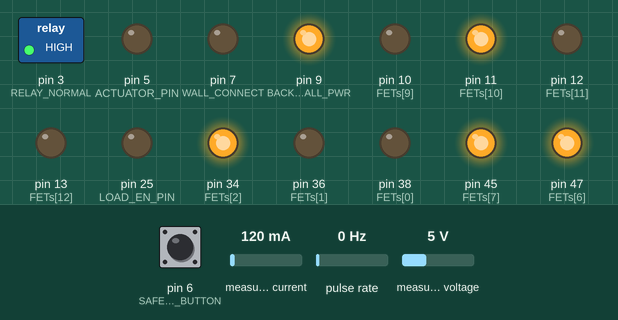
Recording of a sketch running on a simulated Arduino Mega 2560, built with avr-gcc and run on an emulated ATmega2560. Parts: switched loads named in the sketch (green lamp = pin HIGH), output pins drawn as LEDs (lit = HIGH). Wiring (inferred from the names in the program): pulse sensor: data pin 2. Dashed ring = blinking. The test bench sets the inputs (shaded band); at power-on: pin 6 (SAFETY_BUTTON) HIGH, measured current 120 mA, pulse rate 0 Hz, measured voltage 5 V. Pins used as bus, display or sensor lines are not drawn; what the sketch prints to the serial monitor is not drawn.

Above: at 1.2 s.
1.3 s: pin 6 (SAFETY_BUTTON) pulled LOW for 0.15 s
At 3.2 s:
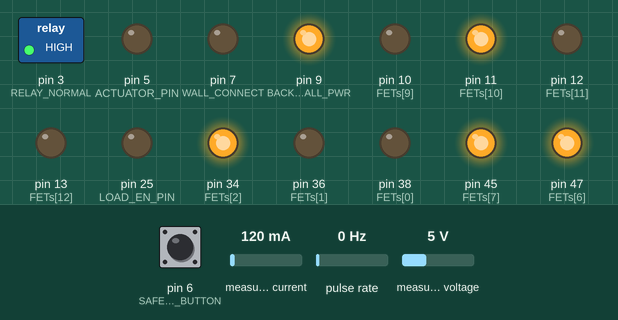
6.3 s: pin 6 (SAFETY_BUTTON) pulled LOW for 1 s
At 7.2 s:
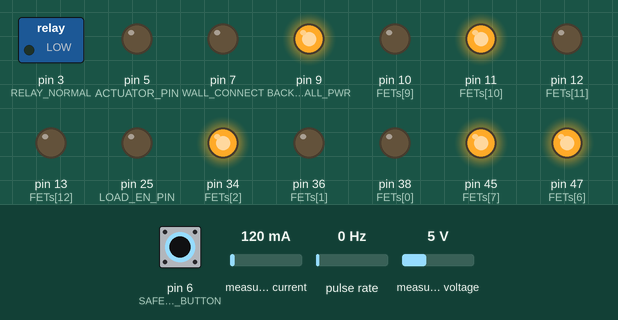
8.9 s: pin 6 (SAFETY_BUTTON) pulsed LOW 5 times (0.12 s each, 0.3 s apart)
At 11.1 s:
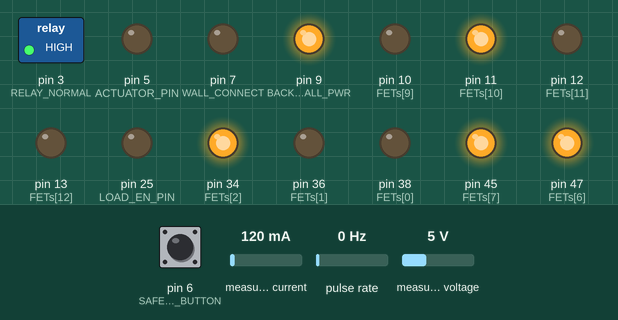
11.9 s: pin 6 (SAFETY_BUTTON) driven LOW
At 13.0 s:
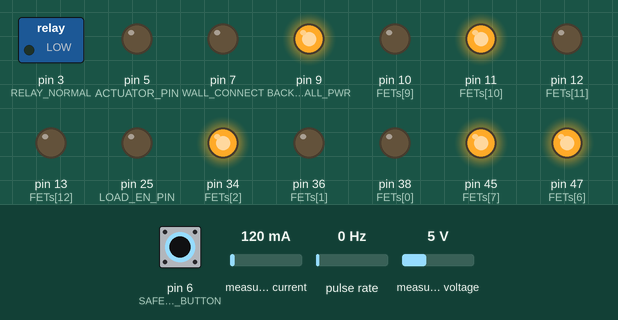
Timing chart, 0 to 14.9 s (numbered marks = the images above; inputs shaded):
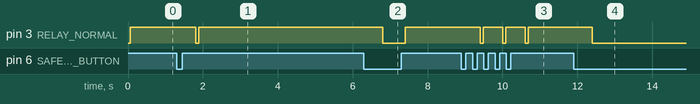

The sketch:

step03_CWC25_final.ino
```cpp
// Combined step02 and step03 Arduino sketch with PID control for load resistance based on measured V/I
// Merged and extended on 2025-05-14

#include <Adafruit_INA260.h>
#include "resistor_lookup.h"

// Calculate lookup table size
static const int resistorLookupSize = sizeof(resistorLookup) / sizeof(resistorLookup[0]);

// ---------------------- USER CONFIG ------------------------
const float r_loads[]      = {2};
const uint8_t NUM_LOADS    = sizeof(r_loads) / sizeof(r_loads[0]);

// PID parameters for resistance control
const double Kp = 0.5;    // proportional gain
const double Ki = 0.1;    // integral gain
const double Kd = 0.05;   // derivative gain
const unsigned long pidIntervalMs = 200;  // PID update interval (ms)

// ---------------------- PIN DEFINITIONS -------------------
const int ENCODER_PIN      = 2;
const int ACTUATOR_PIN     = 5;
const int LOAD_EN_PIN      = 25;  // enable variable-load control
const int SAFETY_BUTTON    = 6;   // emergency stop button
const int WALL_CONNECT     = 7;   // secondary safety output
const int BACKUP_WALL_PWR  = 9;   // backup power sense
const int RELAY_NORMAL     = 3;
const int RELAY_SAFETY     = 2;
const int relay_delay      = 50;

const int NUM_FETS = 13;
const int FETs[NUM_FETS] = {38, 36, 34, 53, 51, 49, 47, 45, 9, 10, 11, 12, 13};

// ---------------------- GLOBAL VARS -----------------------
Adafruit_INA260 ina260;
volatile unsigned long pulseCount = 0;
const double eventsPerRevolution = 2 * 48.0;
double measuredRPM = 0;
unsigned long lastPidTime = 0;
double prevError = 0, integralErr = 0;
double currentSetR = r_loads[0];
volatile bool emergencyState = false;
int prevBackupState = HIGH;
unsigned long lastRpmCalc = 0;

// Sensor data structure
struct SensorData {
  float voltage;
  float current;
  float power;
  float rpm;
  float load_ohm;
  float measured_ohm;
};

// --------------------------- SETUP --------------------------
void setup() {
  Serial.begin(115200);

  // Encoder for logging
  pinMode(ENCODER_PIN, INPUT_PULLUP);
  attachInterrupt(digitalPinToInterrupt(ENCODER_PIN), updateEncoder, RISING);

  pinMode(ACTUATOR_PIN, OUTPUT);
  pinMode(LOAD_EN_PIN, OUTPUT);
  pinMode(SAFETY_BUTTON, INPUT_PULLUP);
  pinMode(WALL_CONNECT, OUTPUT);
  pinMode(BACKUP_WALL_PWR, INPUT_PULLUP);

  pinMode(RELAY_NORMAL, OUTPUT);
  pinMode(RELAY_SAFETY, OUTPUT);
  digitalWrite(RELAY_NORMAL, LOW);
  digitalWrite(RELAY_SAFETY, LOW);

  for (int i = 0; i < NUM_FETS; i++) {
    pinMode(FETs[i], OUTPUT);
    digitalWrite(FETs[i], LOW);
  }

  if (!ina260.begin()) {
    Serial.println("Error: INA260 not detected!");
    while (1);
  }

  lastPidTime   = millis();
  lastRpmCalc   = millis();

  // Initialize load
  applyBestResistance(currentSetR);
}

// ----------------------------- LOOP ------------------------
void loop() {
  unsigned long now = millis();

  // Safety check
  emergencyState = (digitalRead(SAFETY_BUTTON) == LOW);
  int backupState = digitalRead(BACKUP_WALL_PWR);
  if (backupState == LOW && prevBackupState == HIGH) {
    Serial.println("Backup power lost: braking");
    brakeTasks();
  }
  prevBackupState = backupState;

  if (emergencyState) {
    brakeTasks();
  }

  // Compute RPM for logging (optional)
  if (now - lastRpmCalc >= 1000) {
    measuredRPM = pulseCount * 60000.0 / (now - lastRpmCalc) / eventsPerRevolution;
    pulseCount = 0;
    lastRpmCalc = now;
  }

  // PID control: match external resistance to measured V/I
  if (now - lastPidTime >= pidIntervalMs && !emergencyState) {
    double voltage = getVoltageRaw() / 1000.0;
    double current = getCurrentRaw() / 1000.0;
    double measuredR = (current > 1e-6) ? (voltage / current) : currentSetR;

    double error = measuredR - currentSetR;
    double dt = (now - lastPidTime) / 1000.0;
    integralErr += error * dt;
    double derivative = (error - prevError) / dt;

    double output = Kp * error + Ki * integralErr + Kd * derivative;
    prevError = error;
    lastPidTime = now;

    currentSetR = constrain(currentSetR + output, r_loads[0], r_loads[NUM_LOADS - 1]);
    applyBestResistance(currentSetR);
  }

  // Data logging every 500 ms
  static unsigned long lastLog = 0;
  if (now - lastLog >= 500) {
    SensorData data;
    data.voltage     = getVoltageRaw() / 1000.0;
    data.current     = getCurrentRaw() / 1000.0;
    data.power       = data.voltage * data.current;
    data.rpm         = measuredRPM;
    data.load_ohm    = currentSetR;
    data.measured_ohm = (data.current > 1e-6) ? (data.voltage / data.current) : data.load_ohm;

    Serial.write((uint8_t*)&data, sizeof(data));
    lastLog = now;
  }

  // Maintain relays
  if (!emergencyState) {
    digitalWrite(RELAY_NORMAL, HIGH);
    digitalWrite(RELAY_SAFETY, LOW);
  }
}

// ---------------------- INTERRUPT -------------------------
void updateEncoder() {
  pulseCount++;
}

// ------------------ VARIABLE LOAD --------------------------
void applyBitstring(uint16_t bitstring) {
  for (int b = 3; b < 16; b++) {
    int idx = b - 3;
    if (idx < NUM_FETS) {
      bool on = (bitstring >> (15 - b)) & 0x01;
      digitalWrite(FETs[idx], on ? HIGH : LOW);
    }
  }
}

void applyBestResistance(float targetR) {
  float bestDiff = 1e6;
  uint16_t bestMask = 0;
  for (int i = 0; i < resistorLookupSize; i++) {
    float diff = abs(targetR - resistorLookup[i].resistance);
    if (diff < bestDiff) {
      bestDiff = diff;
      bestMask = resistorLookup[i].mask;
    }
  }
  applyBitstring(bestMask);
  delay(50);
}

void disconnectLoad() {
  digitalWrite(LOAD_EN_PIN, LOW);
  delay(500);
  Serial.print("Residual current: ");
  Serial.println(ina260.readCurrent() / 1000.0);
}

void brakeTasks() {
  Serial.println("Emergency brake engaged");
  disconnectLoad();
  digitalWrite(RELAY_NORMAL, LOW);
  digitalWrite(RELAY_SAFETY, HIGH);
}

// ------------------- SENSOR HELPERS ------------------------
int getCurrentRaw() {
  double sum = 0;
  for (int i = 0; i < 4; i++) sum += ina260.readCurrent();
  return int(sum / 4);
}

int getVoltageRaw() {
  double sum = 0;
  for (int i = 0; i < 4; i++) sum += ina260.readBusVoltage();
  return int(sum / 4);
}
```

resistor_lookup.h
```cpp
#ifndef RESISTOR_LOOKUP_H
#define RESISTOR_LOOKUP_H

#include <stdint.h>

// Structure holding the combination mask and its effective resistance (in ohms).
struct ResistorCombination {
  uint16_t mask;      // Each bit indicates whether a resistor is connected.
  float resistance;   // Effective parallel resistance in ohms.
};

// Declaration only – no initializer here
extern const ResistorCombination resistorLookup[543];

#endif // RESISTOR_LOOKUP_H
```

Source omitted: resistor_lookup.cpp (17035 bytes)

Measured:
- after the input at 1.3 s, pin 3 (RELAY_NORMAL): HIGH → LOW after 0.50 s, → HIGH 0.08 s later
- after the input at 6.3 s, pin 3 (RELAY_NORMAL): HIGH → LOW after 0.50 s, → HIGH 0.60 s later
- after the input at 8.9 s, pin 3 (RELAY_NORMAL): alternates HIGH for 0.52 s and LOW for 0.08 s, 6 changes in all, then stays HIGH, starting after 0.50 s
- after the input at 11.9 s, pin 3 (RELAY_NORMAL): HIGH → LOW after 0.50 s
